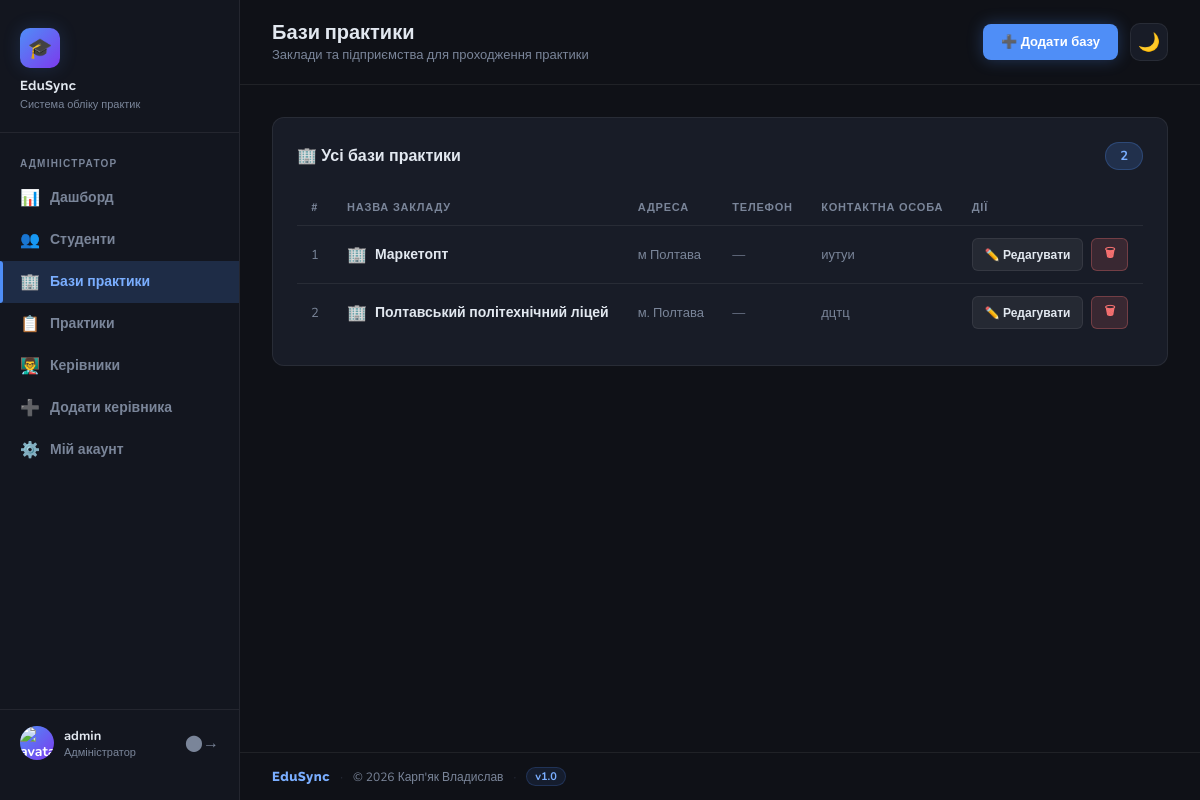
Screenshot of /admin/companies (signed in) with the database file from the repository.
### tables this page shows
CREATE TABLE companies (
            id              INTEGER PRIMARY KEY AUTOINCREMENT,
            name            TEXT NOT NULL,
            address         TEXT NOT NULL,
            phone           TEXT,
            contact_person  TEXT
        );

### app.py (the view)
@app.route('/admin/companies')
@admin_required
def admin_companies():
    companies = get_all_companies()
    return render_template('admin/companies.html', companies=companies)

### auth.py (called while the page is built)
def get_current_user_role():
    return session.get('user_role')

def is_logged_in():
    return 'user_id' in session

def admin_required(f):
    @wraps(f)
    def decorated_function(*args, **kwargs):
        if not is_logged_in():
            flash('Будь ласка, увійдіть у систему.', 'warning')
            return redirect(url_for('login'))
        if get_current_user_role() != 'admin':
            flash('У вас немає доступу до цієї сторінки.', 'danger')
            return redirect(url_for('dashboard'))
        return f(*args, **kwargs)
    return decorated_function

### database.py (called while the page is built)
def get_db_connection():
    conn = sqlite3.connect(DB_NAME)
    conn.execute('PRAGMA foreign_keys = ON')
    conn.row_factory = sqlite3.Row
    return conn

def get_all_companies():
    conn = get_db_connection()
    companies = conn.execute(
        'SELECT * FROM companies ORDER BY name'
    ).fetchall()
    conn.close()
    return companies

### templates/admin/companies.html (shortened to what this page needs)
{% extends 'base.html' %}
{% block page_title %}Бази практики{% endblock %}
{% block page_subtitle %}Заклади та підприємства для проходження практики{% endblock %}
{% block topbar_actions %}
    <a href="{{ url_for('admin_add_company') }}" class="btn btn-primary">➕ Додати базу</a>
{% endblock %}
{% block content %}
<div class="card">
    <div class="card-header">
        <div class="card-title">🏢 Усі бази практики</div>
        <span class="count-badge">{{ companies | length }}</span>
    </div>
    {% if companies %}
        <div class="table-wrap">
            <table>
                <thead>
                    <tr>
                        <th>#</th>
                        <th>Назва закладу</th>
                        <th>Адреса</th>
                        <th>Телефон</th>
                        <th>Контактна особа</th>
                        <th>Дії</th>
                    </tr>
                </thead>
                <tbody>
                    {% for c in companies %}
                    <tr>
                        <td class="row-num">{{ loop.index }}</td>
                        <td>
                            <div class="company-name">
                                <span class="company-icon">🏢</span>
                                {{ c.name }}
                            </div>
                        </td>
                        <td class="muted-cell">{{ c.address or '—' }}</td>
                        <td class="muted-cell">{{ c.phone or '—' }}</td>
                        <td class="muted-cell">{{ c.contact_person or '—' }}</td>
                        <td>
                            <div class="action-row">
                                <a href="{{ url_for('admin_edit_company', company_id=c.id) }}"
                                   class="btn btn-secondary btn-sm">✏️ Редагувати</a>
                                <a href="{{ url_for('admin_delete_company', company_id=c.id) }}"
                                   class="btn btn-danger btn-sm"
                                   onclick="return confirm('Видалити «{{ c.name }}»?')">
                                   🗑</a>
                            </div>
                        </td>
                    </tr>
                    {% endfor %}
                </tbody>
            </table>
        </div>
    {% endif %}
</div>
{% endblock %}

### templates/base.html (style rules this page uses)
:root { --bg: #0f1117; --bg-card: #181c27; --bg-sidebar: #13161f; --accent: #4f8ef7; --accent-light: #7aaeff; --accent-glow: rgba(79, 142, 247, 0.18); --success: #34d399; --warning: #fbbf24; --danger: #f87171; --info: #60a5fa; --text: #e2e8f0; --text-muted: #7a8599; --border: rgba(255,255,255,0.07); --sidebar-w: 240px; --radius: 12px; }
body, .sidebar, .card, .topbar, .form-control, .stat-card, .nav-link, .btn { transition: background-color 0.25s ease, color 0.25s ease, border-color 0.25s ease; }
*, *::before, *::after { box-sizing: border-box; margin: 0; padding: 0; }
body { font-family: 'Nunito', sans-serif; background: var(--bg); color: var(--text); min-height: 100vh; display: flex; }
a { color: var(--accent-light); text-decoration: none; }
.card { background: var(--bg-card); border: 1px solid var(--border); border-radius: var(--radius); padding: 24px; margin-bottom: 24px; }
.card-header { display: flex; align-items: center; justify-content: space-between; margin-bottom: 20px; }
.card-title { font-size: 16px; font-weight: 700; color: var(--text); }
.table-wrap { overflow-x: auto; }
table { width: 100%; border-collapse: collapse; font-size: 14px; }
thead th { text-align: left; padding: 10px 14px; font-size: 11px; font-weight: 700; text-transform: uppercase; letter-spacing: 0.8px; color: var(--text-muted); border-bottom: 1px solid var(--border); }
tbody tr { border-bottom: 1px solid var(--border); transition: background 0.15s; }
tbody tr:last-child { border-bottom: none; }
tbody td { padding: 12px 14px; color: var(--text); }
.btn { display: inline-flex; align-items: center; gap: 6px; padding: 9px 18px; border-radius: 8px; font-family: 'Nunito', sans-serif; font-size: 13px; font-weight: 700; cursor: pointer; border: none; transition: all 0.2s; text-decoration: none; }
.btn-primary { background: var(--accent); color: #fff; box-shadow: 0 0 16px rgba(79,142,247,0.3); }
.btn-secondary { background: rgba(255,255,255,0.06); color: var(--text); border: 1px solid var(--border); }
.btn-danger { background: rgba(248,113,113,0.15); color: var(--danger); border: 1px solid rgba(248,113,113,0.3); }
.btn-sm { padding: 5px 12px; font-size: 12px; border-radius: 6px; }

### templates/admin/companies.html (style rules this page uses)
.count-badge { background: var(--accent-glow); color: var(--accent-light); border: 1px solid rgba(79,142,247,0.25); padding: 4px 14px; border-radius: 20px; font-size: 13px; font-weight: 700; }
.row-num { color: var(--text-muted); font-size: 13px; width: 36px; }
.company-name { display: flex; align-items: center; gap: 8px; font-weight: 600; font-size: 14px; }
.company-icon { font-size: 16px; }
.muted-cell { font-size: 13px; color: var(--text-muted); }
.action-row { display: flex; gap: 8px; }

### rows the page displays
companies: name "Маркетопт", address "м Полтава", phone "—", contact_person "иутуи"
companies: name "Полтавський політехнічний ліцей", address "м. Полтава", phone "—", contact_person "дцтц"

### other values shown
{{ session.get('user_login', '') }} "admin"
{{ companies | length }} "2"
